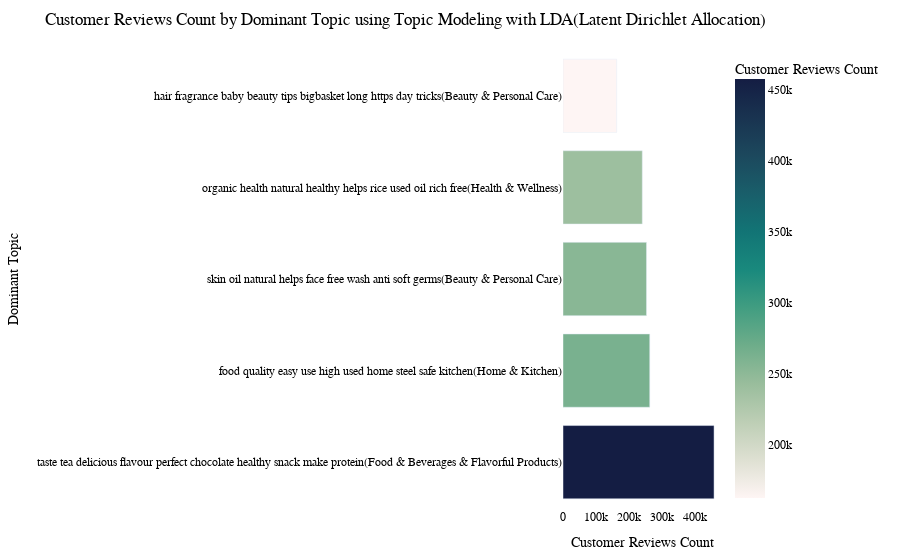

The notebook cell this image was saved under:
### Code cell
import pandas as pd
import plotly.express as px


# Plotting the horizontal bar chart with Plotly Express
fig = px.bar(
    topic_review_counts,
    x='customer_reviews_count',
    y='dominant_topic',
    orientation='h',
    title='Customer Reviews Count by Dominant Topic using Topic Modeling with LDA(Latent Dirichlet Allocation)',
    labels={'customer_reviews_count': 'Customer Reviews Count', 'dominant_topic': 'Dominant Topic'},
    color='customer_reviews_count',  # Color bars based on customer reviews count
    color_continuous_scale='tempo',  # Choose a blue color scale
    hover_name='dominant_topic',     # Show topic info in hover text
    hover_data={'customer_reviews_count': ':,0'}  # Format hover text for customer reviews count
)

# Customizing the layout
fig.update_layout(
    xaxis_title='Customer Reviews Count',
    yaxis_title='Dominant Topic',
    plot_bgcolor='white',    # Set plot background color to white
    font=dict(family='Arial', size=12, color='black'),
    margin=dict(l=100, r=20, t=50, b=50),
    showlegend=False
)

fig.show()

### Figure 1 — Plotly figure (JSON) as saved in the notebook; plotly's stock layout.template omitted (floating-point values rounded to 4 significant figures)
{"data": [{"alignmentgroup": "True", "hovertemplate": "<b>%{hovertext}</b><br><br>Customer Reviews Count=%{marker.color:,0}<br>Dominant Topic=%{y}<extra></extra>", "hovertext": ["taste tea delicious flavour perfect chocolate healthy snack make protein(Food & Beverages & Flavorful Products)", "food quality easy use high used home steel safe kitchen(Home & Kitchen)", "skin oil natural helps face free wash anti soft germs(Beauty & Personal Care)", "organic health natural healthy helps rice used oil rich free(Health & Wellness)", "hair fragrance baby beauty tips bigbasket long https day tricks(Beauty & Personal Care)"], "legendgroup": "", "marker": {"color": [457750, 262904, 253112, 240229, 162618], "coloraxis": "coloraxis", "pattern": {"shape": ""}}, "name": "", "offsetgroup": "", "orientation": "h", "showlegend": false, "textposition": "auto", "type": "bar", "x": [457750, 262904, 253112, 240229, 162618], "xaxis": "x", "y": ["taste tea delicious flavour perfect chocolate healthy snack make protein(Food & Beverages & Flavorful Products)", "food quality easy use high used home steel safe kitchen(Home & Kitchen)", "skin oil natural helps face free wash anti soft germs(Beauty & Personal Care)", "organic health natural healthy helps rice used oil rich free(Health & Wellness)", "hair fragrance baby beauty tips bigbasket long https day tricks(Beauty & Personal Care)"], "yaxis": "y"}], "layout": {"barmode": "relative", "coloraxis": {"colorbar": {"title": {"text": "Customer Reviews Count"}}, "colorscale": [[0, "rgb(254, 245, 244)"], [0.09091, "rgb(222, 224, 210)"], [0.1818, "rgb(189, 206, 181)"], [0.2727, "rgb(153, 189, 156)"], [0.3636, "rgb(110, 173, 138)"], [0.4545, "rgb(65, 157, 129)"], [0.5455, "rgb(25, 137, 125)"], [0.6364, "rgb(18, 116, 117)"], [0.7273, "rgb(25, 94, 106)"], [0.8182, "rgb(28, 72, 93)"], [0.9091, "rgb(25, 51, 80)"], [1, "rgb(20, 29, 67)"]]}, "font": {"color": "black", "family": "Arial", "size": 12}, "legend": {"tracegroupgap": 0}, "margin": {"b": 50, "l": 100, "r": 20, "t": 50}, "plot_bgcolor": "white", "showlegend": false, "title": {"text": "Customer Reviews Count by Dominant Topic using Topic Modeling with LDA(Latent Dirichlet Allocation)"}, "xaxis": {"anchor": "y", "domain": [0, 1], "title": {"text": "Customer Reviews Count"}}, "yaxis": {"anchor": "x", "domain": [0, 1], "title": {"text": "Dominant Topic"}}}}
